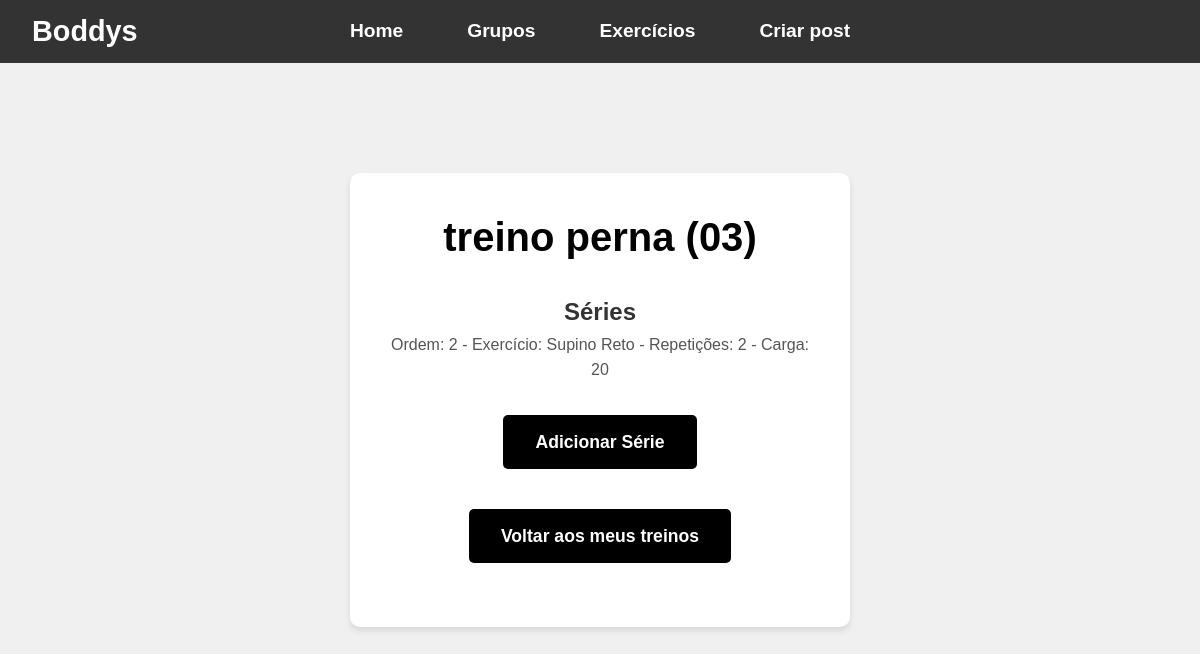
Page /workouts/1/ (signed in) on the committed database.
### workouts/models.py (models this page shows, shortened)
class Treino(models.Model):
    nome = models.CharField(max_length=255)
    dia = models.CharField(max_length=50)
    usuario = models.ForeignKey(
    settings.AUTH_USER_MODEL,
    on_delete=models.CASCADE,
    related_name='treinos',
    null=True,
    blank=True
)

class Series(models.Model):
    treino = models.ForeignKey(Treino, on_delete=models.CASCADE, related_name='series')
    ordemDoTreino = models.IntegerField()
    numeroRepeticao = models.IntegerField()
    carga = models.CharField(max_length=50, null=True, blank=True)
    exercicio = models.ForeignKey(Exercicio, on_delete=models.CASCADE, related_name='series')

class Exercicio(models.Model):
    nome = models.CharField(max_length=255)
    equipamento = models.CharField(max_length=255, null=True, blank=True)
    tipo = models.CharField(max_length=50)  # 'musculacao' ou 'cardio'

### workouts/views.py (the view)
# urls.py: path('<int:treino_id>/', detalhar_treino_view, name='detalhar_treino'),
@login_required
def detalhar_treino_view(request, treino_id):
    treino = get_object_or_404(Treino, id=treino_id, usuario=request.user)
    series = treino.series.all().order_by('ordemDoTreino')
    return render(request, 'workouts/detalhar_treino.html', {'treino': treino, 'series': series})

### workouts/templates/workouts/detalhar_treino.html (shortened to what this page needs)
{% extends 'base.html' %}
{% block content %}
<h1>{{ treino.nome }} ({{ treino.dia }})</h1>
<h2>Séries</h2>
{% if series %}
    <ul>
    {% for serie in series %}
        <li>Ordem: {{ serie.ordemDoTreino }} - Exercício: {{ serie.exercicio.nome }} - Repetições: {{ serie.numeroRepeticao }} - Carga: {{ serie.carga }}</li>
    {% endfor %}
    </ul>
{% else %}
    <p>Nenhuma série cadastrada ainda.</p>
{% endif %}
<p><a class="button" href="{% url 'adicionar_serie' treino.id %}">Adicionar Série</a></p>
<p><a class="button" href="{% url 'listar_treinos' %}">Voltar aos meus treinos</a></p>
{% endblock content %}

### boddys_project/templates/base.html (style rules this page uses)
* { box-sizing: border-box; margin: 0; padding: 0; }
body { padding-top: 70px; font-family: Arial, sans-serif; line-height: 1.6; background-color: #f0f0f0; color: #333333; display: flex; justify-content: center; align-items: center; min-height: 100vh; padding: 1rem; }
h1 { margin-bottom: 1.5rem; font-size: 2.5rem; color: #000000; }
p { margin-bottom: 1.5rem; font-size: 1.1rem; color: #555555; }
li { margin-bottom: 1.5rem; font-size: 1rem; color: #555555; text-decoration: none; list-style-type: none; }
a { color: #000000; text-decoration: none; font-weight: bold; transition: opacity 0.3s ease; }
button, .button { background-color: #000000; color: #ffffff; border: none; padding: 0.8rem 2rem; margin: 0.5rem 0; cursor: pointer; font-size: 1.1rem; border-radius: 5px; transition: background-color 0.3s ease, transform 0.1s ease; display: inline-block; text-decoration: none; }

### rows in the picture
Treino: nome "treino perna", dia "03"
Series: ordemDoTreino "2", exercicio.nome "Supino Reto", numeroRepeticao "2", carga "20"
